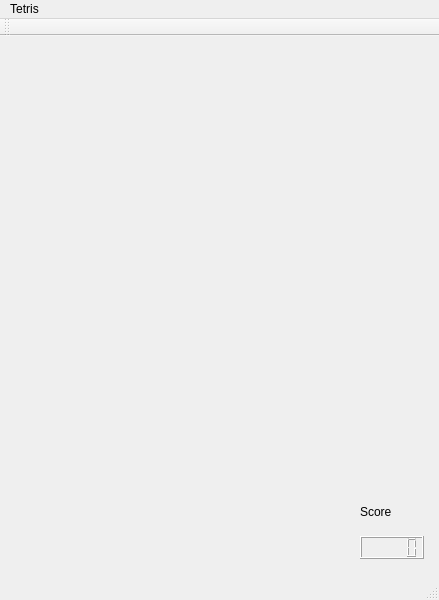
<?xml version="1.0" encoding="UTF-8"?>
<ui version="4.0">
 <class>MainWindow</class>
 <widget class="QMainWindow" name="MainWindow">
  <property name="geometry">
   <rect>
    <x>0</x>
    <y>0</y>
    <width>439</width>
    <height>600</height>
   </rect>
  </property>
  <property name="windowTitle">
   <string>MainWindow</string>
  </property>
  <widget class="QWidget" name="centralWidget">
   <widget class="QLCDNumber" name="score">
    <property name="geometry">
     <rect>
      <x>360</x>
      <y>500</y>
      <width>64</width>
      <height>23</height>
     </rect>
    </property>
   </widget>
   <widget class="QLabel" name="label">
    <property name="geometry">
     <rect>
      <x>360</x>
      <y>470</y>
      <width>54</width>
      <height>12</height>
     </rect>
    </property>
    <property name="text">
     <string>Score</string>
    </property>
   </widget>
  </widget>
  <widget class="QMenuBar" name="menuBar">
   <property name="geometry">
    <rect>
     <x>0</x>
     <y>0</y>
     <width>439</width>
     <height>23</height>
    </rect>
   </property>
   <widget class="QMenu" name="menuTetris">
    <property name="title">
     <string>Tetris</string>
    </property>
   </widget>
   <addaction name="menuTetris"/>
  </widget>
  <widget class="QToolBar" name="mainToolBar">
   <attribute name="toolBarArea">
    <enum>TopToolBarArea</enum>
   </attribute>
   <attribute name="toolBarBreak">
    <bool>false</bool>
   </attribute>
  </widget>
  <widget class="QStatusBar" name="statusBar"/>
 </widget>
 <layoutdefault spacing="6" margin="11"/>
 <resources/>
 <connections/>
</ui>
